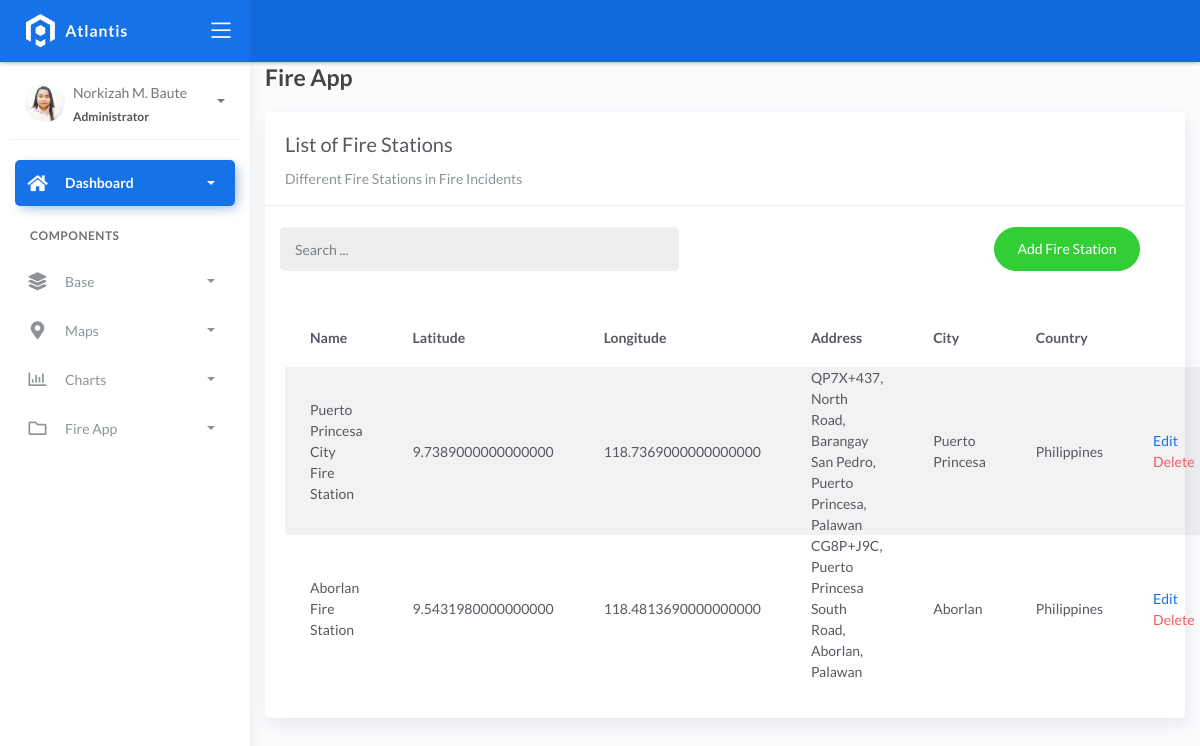
/weather_list, run on an earlier commit of the app's database.
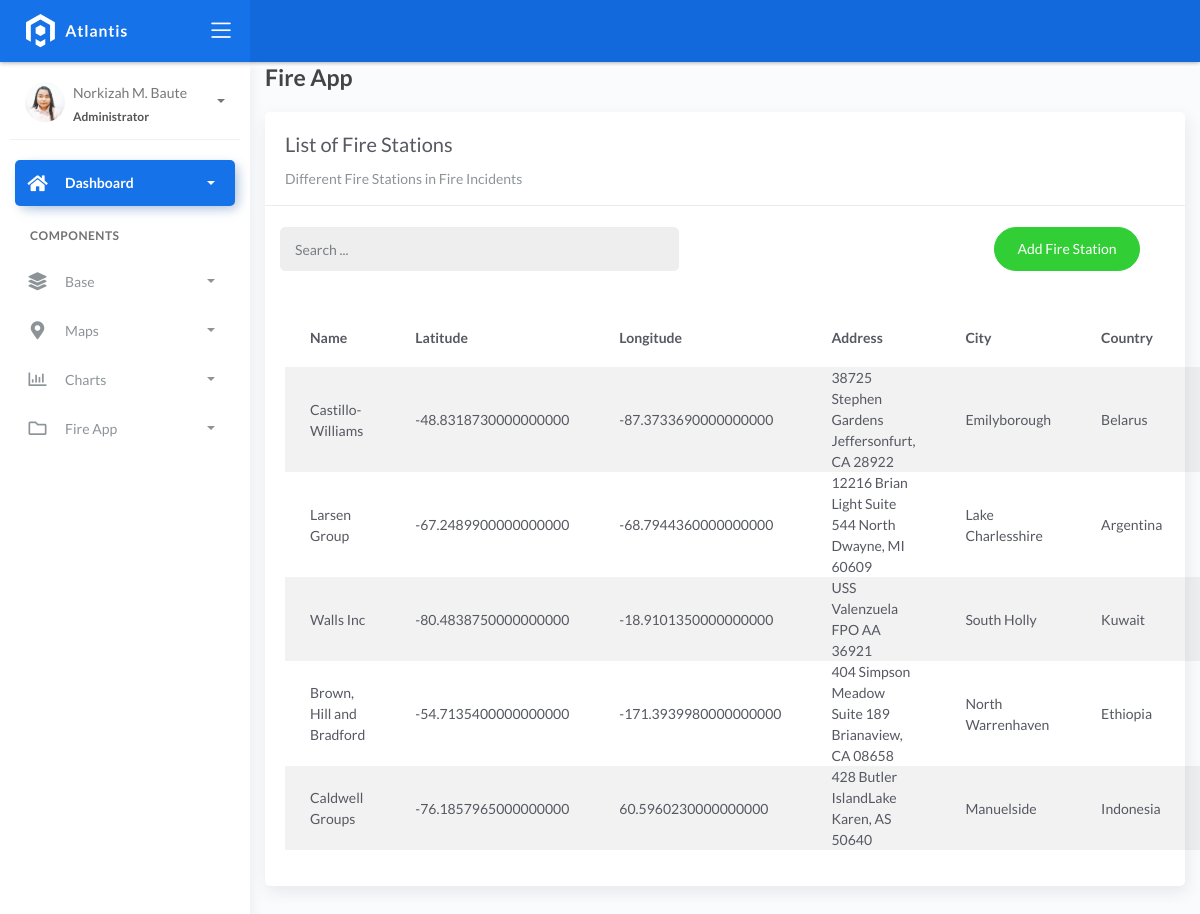
And on a later commit of the database.
### fire/models.py (models this page shows, shortened)
class BaseModel(models.Model):
    created_at = models.DateTimeField(auto_now_add=True, db_index=True)
    updated_at = models.DateTimeField(auto_now=True)
    class Meta:
        abstract = True

class FireStation(BaseModel):
    name = models.CharField(max_length=150)
    latitude = models.DecimalField(
        max_digits=22, decimal_places=16, null=True, blank=True)
    longitude = models.DecimalField(
        max_digits=22, decimal_places=16, null=True, blank=True)
    address = models.CharField(max_length=150)
    city = models.CharField(max_length=150)
    country = models.CharField(max_length=150)

### fire/views.py (the view)
# urls.py: path('weather_list', FireStationList.as_view(), name='firestation-list'),
class FireStationList(ListView):
    model = FireStation
    context_object_name = 'firestation'
    template_name = "firestation_list.html"
    paginate_by = 5
    def get_queryset(self, *args, **kwargs):
        qs = super(FireStationList, self).get_queryset(*args, **kwargs)
        if self.request.GET.get("q") is not None:
            query = self.request.GET.get("q")
            qs = qs.filter(Q(name__icontains=query) |
                           Q(latitude__icontains=query) | Q(longitude__icontains=query) | Q(address__icontains=query) | Q(city__icontains=query) |
                           Q(country__icontains=query) )
        return qs

### templates/firestation_list.html (shortened to what this page needs)
{% extends 'base.html' %} {% load static %} {% block content %}
<div class="content">
    <div class="container-fluid">
        <h4 class="page-title">Fire App</h4>
        <div class="row">
            <div class="col-md-12">
                <div class="card">
                    <div class="card-header">
                        <div class="card-title">List of Fire Stations</div>
                        <div class="card-category">Different Fire Stations in Fire Incidents</div>
                    </div>
                    <br>
                        <div class="col-md-12 row">
                            <div class="col-md-6">
                                <form class="navbar-left navbar-form nav-search mr-md-3" action="{% url 'firestation-list' %}">
                                    <div class="input-group">
                                        <input type="text" placeholder="Search ..." class="form-control" name="q">
                                        <div class="input-group-append">
                                            <span class="input-group-text">
                                            </span>
                                        </div>
                                    </div>
                                </form>
                            </div>
                            <div class="col-md-6">
                                <div class="pull-right">
                                    <a href="{% url 'firestation-add'%}" class="btn btn-success btn-rounded">Add Fire Station</a>
                                </div>
                            </div>
                        </div>
                    <div class="card-body">
                        <table class="table table-striped mt-3">
                            <thead>
                                <tr>
                                    <th scope="col">Name</th>
                                    <th scope="col">Latitude</th>
                                    <th scope="col">Longitude</th>
                                    <th scope="col">Address</th>
                                    <th scope="col">City</th>
                                    <th scope="col">Country</th>
                                </tr>
                            </thead>
                            <tbody>
                                {% for object in object_list %}
                                <tr>
                                    <td>{{ object.name }}</td>
                                    <td>{{ object.latitude }}</td>
                                    <td>{{ object.longitude }}</td>
                                    <td>{{ object.address }}</td>
                                    <td>{{ object.city }}</td>
                                    <td>{{ object.country }}</td>
                                    <td>
                                        <a href="weather_list/edit/{{ object.id }}">Edit</a>
                                        <a href="weather_list/delete/{{ object.id }}" class="text-danger">Delete</a>
                                    </td>
                                </tr>
                                {% empty %}
                                <tr>
                                    <td colspan="4" style="text-align: center">
                                    <p class="text-sm font-weight-bold mb-0">No Records Found</p>
                                    </td>
                                </tr>
                                {% endfor %}
                            </tbody>
                        </table>
                    </div>
                </div>
            </div>
        </div>
    </div>
</div>
{% endblock %}

### templates/base.html (shortened to what this page needs)
{% load static %}
<!DOCTYPE html>
<html lang="en">
  <head>
      <link rel="stylesheet" href="{% static 'css/bootstrap.min.css' %}" />
      <link rel="stylesheet" href="{% static 'css/atlantis.min.css' %}" />
      <link rel="stylesheet" href="{% static 'css/demo.css' %}" />
    </head>
    <body>
      <div class="wrapper">
        <div class="main-header">
          <div class="logo-header" data-background-color="blue">
            <a href="index.html" class="logo">
              <img src="{% static 'img/logo.svg' %}" alt="navbar brand" class="navbar-brand" />
            </a>
            <div class="nav-toggle">
              <button class="btn btn-toggle toggle-sidebar">
                <i class="icon-menu"></i>
              </button>
            </div>
          </div>
          <nav class="navbar navbar-header navbar-expand-lg" data-background-color="blue2">
          </nav>
        </div>
     <div class="sidebar sidebar-style-2">
        <div class="sidebar-wrapper scrollbar scrollbar-inner">
          <div class="sidebar-content">
            <div class="user">
              <div class="avatar-sm float-left mr-2">
                <img src="{% static 'img/pfp.jpg' %}" alt="..." class="avatar-img rounded-circle" />
              </div>
              <div class="info">
                <a data-toggle="collapse" href="#collapseExample" aria-expanded="true">
                  <span>
                    Norkizah M. Baute
                    <span class="user-level">Administrator</span>
                    <span class="caret"></span>
                  </span>
                </a>
              </div>
            </div>
            <ul class="nav nav-primary">
              <li class="nav-item active">
                <a data-toggle="collapse" href="#dashboard" class="collapsed" aria-expanded="false">
                  <i class="fas fa-home"></i>
                  <p>Dashboard</p>
                  <span class="caret"></span>
                </a>
              </li>
              <li class="nav-section">
                <h4 class="text-section">Components</h4>
              </li>
              <li class="nav-item">
                <a data-toggle="collapse" href="#base">
                  <i class="fas fa-layer-group"></i>
                  <p>Base</p>
                  <span class="caret"></span>
                </a>
              </li>
              <li class="nav-item">
                <a data-toggle="collapse" href="#maps">
                  <i class="fas fa-map-marker-alt"></i>
                  <p>Maps</p>
                  <span class="caret"></span>
                </a>
              </li>
              <li class="nav-item">
                <a data-toggle="collapse" href="#charts">
                  <i class="far fa-chart-bar"></i>
                  <p>Charts</p>
                  <span class="caret"></span>
                </a>
              <li class="nav-item">
                <a data-toggle="collapse" href="#fireapp">
                  <i class="far fa-folder"></i>
                  <p>Fire App</p>
                  <span class="caret"></span>
                </a>
              </li>
            </ul>
          </div>
        </div>
      </div>
      <div class="main-panel">
        <div class="content">
          {% block content %}
          {% endblock %}
          </div>
        </div>
        <footer class="footer">
          <div class="container-fluid">
            <nav class="pull-left">
              <ul class="nav">
                <li class="nav-item">
                  <a class="nav-link" href="https://www.themekita.com"> ThemeKita </a>
                </li>
                <li class="nav-item">
                  <a class="nav-link" href="#"> Help </a>
                </li>
                <li class="nav-item">
                  <a class="nav-link" href="#"> Licenses </a>
                </li>
              </ul>
            </nav>
            <div class="copyright ml-auto">2018, made with  by <a href="https://www.themekita.com">ThemeKita</a></div>
          </div>
        </footer>
      </div>
  </body>
</html>

What changed in the data, as far as the page shows it:
removed FireStation: name "Puerto Princesa City Fire Station", latitude "9.7389000000000000", longitude "118.7369000000000000", address "QP7X+437, North Road, Barangay San Pedro, Puerto Princesa, Palawan", city "Puerto Princesa", country "Philippines"
removed FireStation: name "Aborlan Fire Station", latitude "9.5431980000000000", longitude "118.4813690000000000", address "CG8P+J9C, Puerto Princesa South Road, Aborlan, Palawan", city "Aborlan", country "Philippines"
added FireStation: name "Castillo-Williams", latitude "-48.8318730000000000", longitude "-87.3733690000000000", address "38725 Stephen Gardens Jeffersonfurt, CA 28922", city "Emilyborough", country "Belarus"
added FireStation: name "Larsen Group", latitude "-67.2489900000000000", longitude "-68.7944360000000000", address "12216 Brian Light Suite 544 North Dwayne, MI 60609", city "Lake Charlesshire", country "Argentina"
added FireStation: name "Walls Inc", latitude "-80.4838750000000000", longitude "-18.9101350000000000", address "USS Valenzuela FPO AA 36921", city "South Holly", country "Kuwait"
added FireStation: name "Brown, Hill and Bradford", latitude "-54.7135400000000000", longitude "-171.3939980000000000", address "404 Simpson Meadow Suite 189 Brianaview, CA 08658", city "North Warrenhaven", country "Ethiopia"
added FireStation: name "Caldwell Groups", latitude "-76.1857965000000000", longitude "60.5960230000000000", address "428 Butler IslandLake Karen, AS 50640", city "Manuelside", country "Indonesia"
